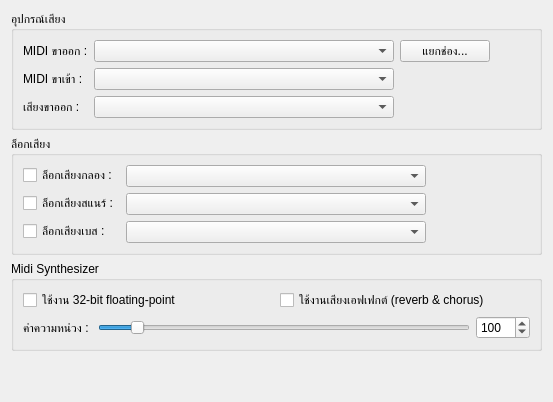
     <widget class="QWidget" name="tab_4">
      <attribute name="title">
       <string>อุปกรณ์เสียง</string>
      </attribute>
      <layout class="QVBoxLayout" name="verticalLayout_12">
       <item>
        <widget class="QGroupBox" name="groupBox_7">
         <property name="title">
          <string>อุปกรณ์เสียง</string>
         </property>
         <layout class="QFormLayout" name="formLayout">
          <item row="0" column="0">
           <widget class="QLabel" name="label_3">
            <property name="text">
             <string>MIDI ขาออก :</string>
            </property>
           </widget>
          </item>
          <item row="0" column="1">
           <layout class="QHBoxLayout" name="horizontalLayout_25">
            <item>
             <widget class="QComboBox" name="cbMidiOut">
              <property name="minimumSize">
               <size>
                <width>300</width>
                <height>0</height>
               </size>
              </property>
              <property name="maximumSize">
               <size>
                <width>300</width>
                <height>16777215</height>
               </size>
              </property>
             </widget>
            </item>
            <item>
             <widget class="QPushButton" name="btnMapChannel">
              <property name="minimumSize">
               <size>
                <width>90</width>
                <height>0</height>
               </size>
              </property>
              <property name="text">
               <string>แยกช่อง...</string>
              </property>
             </widget>
            </item>
            <item>
             <spacer name="horizontalSpacer_14">
              <property name="orientation">
               <enum>Qt::Horizontal</enum>
              </property>
              <property name="sizeHint" stdset="0">
               <size>
                <width>40</width>
                <height>20</height>
               </size>
              </property>
             </spacer>
            </item>
           </layout>
          </item>
          <item row="1" column="0">
           <widget class="QLabel" name="label_24">
            <property name="text">
             <string>MIDI ขาเข้า : </string>
            </property>
           </widget>
          </item>
          <item row="2" column="0">
           <widget class="QLabel" name="label_7">
            <property name="text">
             <string>เสียงขาออก :</string>
            </property>
           </widget>
          </item>
          <item row="2" column="1">
           <widget class="QComboBox" name="cbAudioOut">
            <property name="minimumSize">
             <size>
              <width>300</width>
              <height>0</height>
             </size>
            </property>
            <property name="maximumSize">
             <size>
              <width>300</width>
              <height>16777215</height>
             </size>
            </property>
           </widget>
          </item>
          <item row="1" column="1">
           <widget class="QComboBox" name="cbMidiIn">
            <property name="minimumSize">
             <size>
              <width>300</width>
              <height>0</height>
             </size>
            </property>
            <property name="maximumSize">
             <size>
              <width>300</width>
              <height>16777215</height>
             </size>
            </property>
           </widget>
          </item>
         </layout>
        </widget>
       </item>
       <item>
        <widget class="QGroupBox" name="groupBox_3">
         <property name="title">
          <string>ล็อกเสียง</string>
         </property>
         <layout class="QFormLayout" name="formLayout_3">
          <item row="0" column="0">
           <widget class="QCheckBox" name="chbLockDrum">
            <property name="text">
             <string>ล็อกเสียงกลอง :</string>
            </property>
           </widget>
          </item>
          <item row="0" column="1">
           <widget class="QComboBox" name="cbLockDrum">
            <property name="maximumSize">
             <size>
              <width>300</width>
              <height>16777215</height>
             </size>
            </property>
           </widget>
          </item>
          <item row="1" column="0">
           <widget class="QCheckBox" name="chbLockSnare">
            <property name="text">
             <string>ล็อกเสียงสแนร์ :</string>
            </property>
           </widget>
          </item>
          <item row="1" column="1">
           <widget class="QComboBox" name="cbLockSnare">
            <property name="maximumSize">
             <size>
              <width>300</width>
              <height>16777215</height>
             </size>
            </property>
           </widget>
          </item>
          <item row="2" column="0">
           <widget class="QCheckBox" name="chbLockBass">
            <property name="text">
             <string>ล็อกเสียงเบส :</string>
            </property>
           </widget>
          </item>
          <item row="2" column="1">
           <widget class="QComboBox" name="cbLockBass">
            <property name="maximumSize">
             <size>
              <width>300</width>
              <height>16777215</height>
             </size>
            </property>
           </widget>
          </item>
         </layout>
        </widget>
       </item>
       <item>
        <widget class="QGroupBox" name="groupBox_12">
         <property name="title">
          <string>Midi Synthesizer</string>
         </property>
         <layout class="QVBoxLayout" name="verticalLayout_7">
          <item>
           <layout class="QGridLayout" name="gridLayout_3">
            <item row="0" column="0">
             <widget class="QCheckBox" name="chbSynthFloat">
              <property name="toolTip">
               <string>&lt;html&gt;&lt;head/&gt;&lt;body&gt;&lt;p&gt;การเปลี่ยนแปลงสิ่งนี้ ในขณะที่กำลังเล่นด้วย Midi Synthesizer จะทำให้เพลงหยุดเล่น&lt;/p&gt;&lt;/body&gt;&lt;/html&gt;</string>
              </property>
              <property name="text">
               <string>ใช้งาน 32-bit floating-point</string>
              </property>
             </widget>
            </item>
            <item row="0" column="1">
             <widget class="QCheckBox" name="chbSynthFx">
              <property name="text">
               <string>ใช้งานเสียงเอฟเฟกต์ (reverb &amp;&amp; chorus)</string>
              </property>
             </widget>
            </item>
           </layout>
          </item>
          <item>
           <layout class="QFormLayout" name="formLayout_8">
            <item row="0" column="0">
             <widget class="QLabel" name="label_23">
              <property name="text">
               <string>ค่าความหน่วง : </string>
              </property>
             </widget>
            </item>
            <item row="0" column="1">
             <layout class="QHBoxLayout" name="horizontalLayout_16">
              <item>
               <widget class="QSlider" name="sliderBuffer">
                <property name="minimum">
                 <number>10</number>
                </property>
                <property name="maximum">
                 <number>1000</number>
                </property>
                <property name="value">
                 <number>100</number>
                </property>
                <property name="orientation">
                 <enum>Qt::Horizontal</enum>
                </property>
               </widget>
              </item>
              <item>
               <widget class="QSpinBox" name="spinBuffer">
                <property name="minimum">
                 <number>10</number>
                </property>
                <property name="maximum">
                 <number>1000</number>
                </property>
                <property name="value">
                 <number>100</number>
                </property>
               </widget>
              </item>
             </layout>
            </item>
           </layout>
          </item>
         </layout>
        </widget>
       </item>
       <item>
        <spacer name="verticalSpacer_2">
         <property name="orientation">
          <enum>Qt::Vertical</enum>
         </property>
         <property name="sizeHint" stdset="0">
          <size>
           <width>20</width>
           <height>40</height>
          </size>
         </property>
        </spacer>
       </item>
      </layout>
     </widget>
